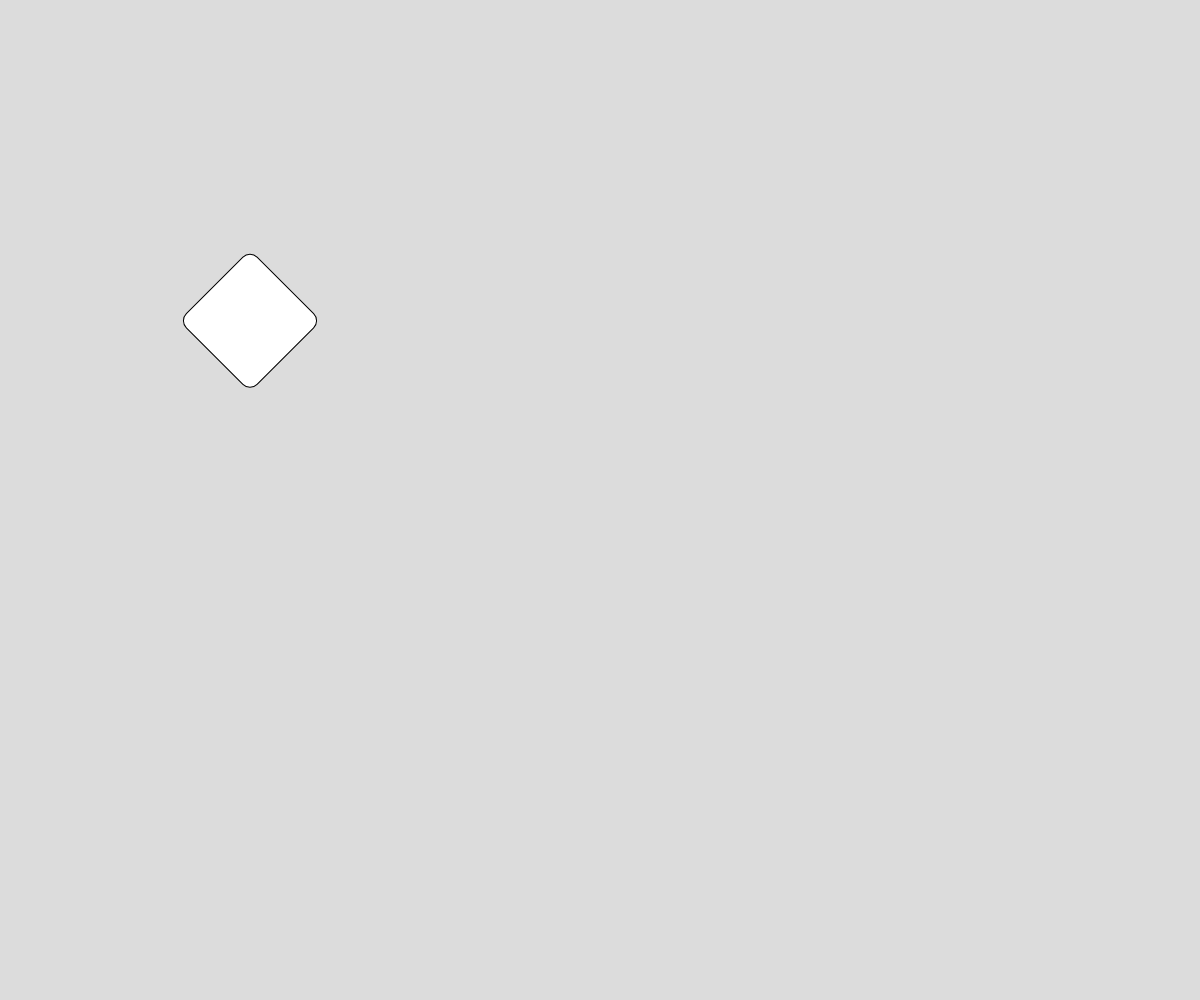
Frame 1 (no input)
Frame 60 (no input): identical to frame 1, image omitted
Frame 120 (the mouse pressed at the canvas centre since frame 60): identical to frame 1, image omitted

The p5.js sketch that drew this single still picture (run headless with seeded random() and noise() and a simulated clock; from frame 60 on, the mouse is pressed at the canvas centre):

// p5.js sketch
// ── sketch.js
// Translate & Rotate

function setup() {
  createCanvas(windowWidth, windowHeight);
  angleMode(DEGREES);
}

function draw() {
  background(220);

  translate(250, 250);
  rotate(45);
  square(0, 0, 100, 10);
}
